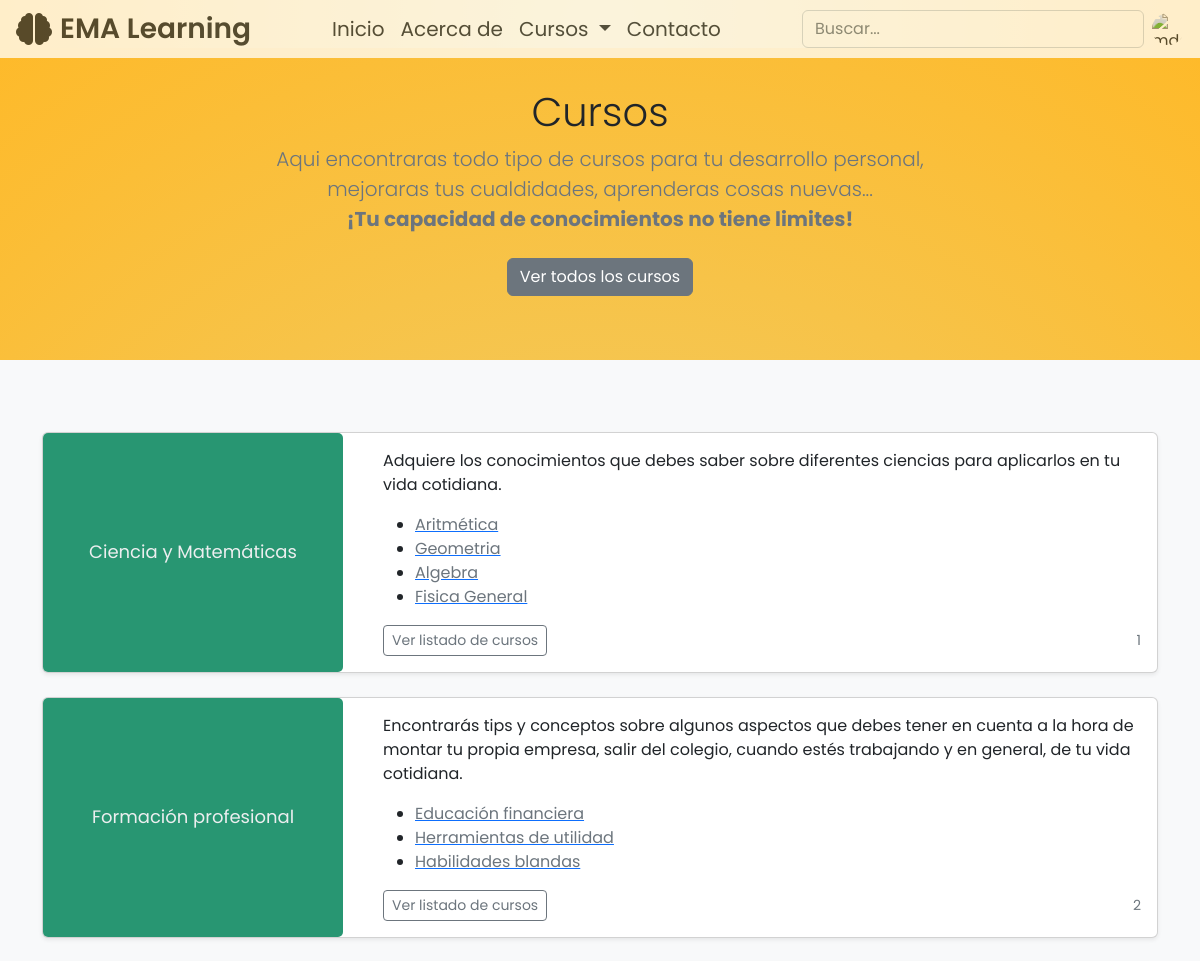
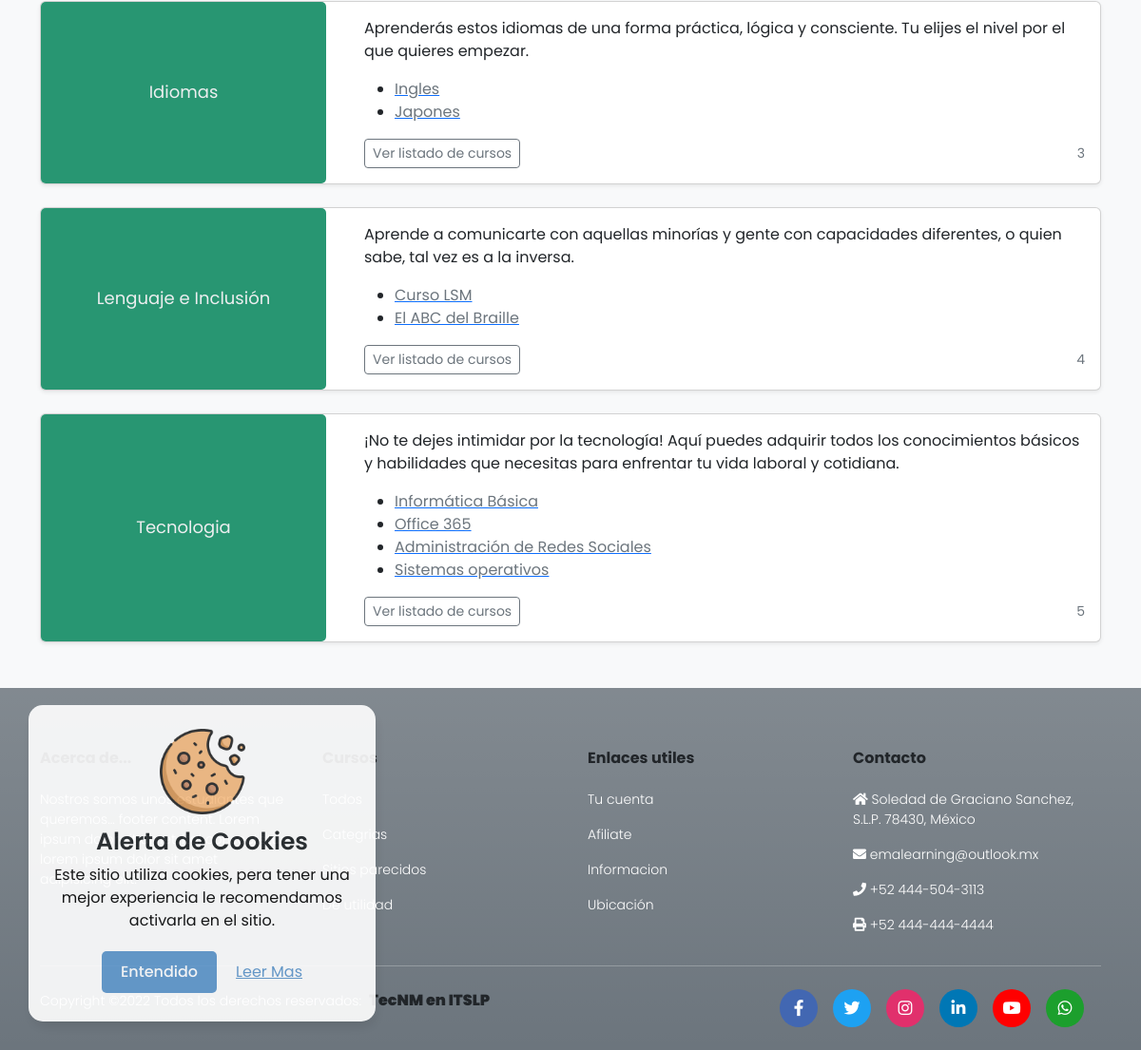
The page /Version_PHP_BOOTSTRAP/categorias.php (signed in) on the database its author committed (2 pictures, top to bottom).
### tables this page shows
CREATE TABLE `categorias` (
  `id` int(11) NOT NULL,
  `categoria` varchar(40) NOT NULL,
  `descripcion` text NOT NULL,
  `imagen` varchar(30) NOT NULL
);

CREATE TABLE `cursos` (
  `id` int(11) NOT NULL,
  `nombre` varchar(40) NOT NULL,
  `categoria` int(30) NOT NULL,
  `descripcion` text NOT NULL,
  `duracion` decimal(6,2) NOT NULL DEFAULT 0.00,
  `precio` decimal(6,2) NOT NULL DEFAULT 0.00,
  `imagen` varchar(1000) NOT NULL,
  `color` varchar(8) NOT NULL
);

### Version_PHP_BOOTSTRAP/categorias.php (the view, shortened to what this page needs)
<?php
 require "php/conexion.php";
 ?>
<!DOCTYPE html>
<html lang="en">
<head>
  <link rel="stylesheet" href="https://cdnjs.cloudflare.com/ajax/libs/font-awesome/5.15.2/css/all.min.css">
  <link href='https://unpkg.com/boxicons@2.1.1/css/boxicons.min.css' rel='stylesheet'>
  <link rel="stylesheet" href="css/bootstrap.min.css">
  <link rel="stylesheet" href="css/style.css">
  <link rel="stylesheet" href="css/header.css">
  <link rel="stylesheet" href="css/cookie.css">
  <link rel="stylesheet" href="https://unpkg.com/aos@next/dist/aos.css" />
</head>
<body>
  <?php
    require "header.php";
    ?>
  <main class="bgc">
    <section class="py-3 text-center container">
      <div class="row py-lg-4">
        <div class="col col-md-8 mx-auto">
          <h1 class="fw-light">Cursos</h1>
          <p class="lead text-muted">Aqui encontraras todo tipo de cursos para tu desarrollo
            personal, mejoraras tus cualdidades, aprenderas cosas nuevas... <br>
            <span class="fw-bold">¡Tu capacidad de conocimientos no tiene limites!</span>
          </p>
          <p>
            <a href="cursos.php" class="btn btn-secondary my-2">Ver todos los  cursos</a>
          </p>
        </div>
      </div>
    </section>
    <div class="album py-5 bg-light">
      <div class="container">
        <div class="col">
          <?php
          $sql = "SELECT * FROM categorias ";
          $query = mysqli_query($conn, $sql);
          foreach ($query as $row) {
          ?>
            <div class="col mt-4">
              <div data-aos="fade-up" class="card shadow-sm">
                <div class="row justify-content-center">
                  <div class="col-auto ">
                    <svg class="bd-placeholder-img card-img" width="300" height="auto" xmlns="http://www.w3.org/2000/svg" role="img" aria-label="Placeholder: Thumbnail" preserveAspectRatio="xMidYMid slice" focusable="false">
                      <title>Placeholder</title>
                      <rect width="100%" height="100%" fill="#289672" /><text x="50%" y="50%" fill="#eceeef" dy=".3em"><?php echo $row['categoria'] ?></text>
                    </svg>
                  </div>
                  <div class="col  ">
                    <div class="card-body ">
                      <p class="card-text"><?php echo $row['descripcion'] ?></p>
                      <ul>
                        <?php
                         $tema = $row['categoria'];
                         $sql_ = "SELECT * FROM categorias INNER JOIN cursos on categorias.id = cursos.categoria WHERE categorias.categoria = '".$tema."'";
                         $query2 = mysqli_query($conn, $sql_);
                         foreach ($query2 as $row2) {
                        ?>
                        <li><a href="/<?php echo $row2['nombre'] ?>.php" target="_blank">
                            <span class="text-muted"><?php echo $row2['nombre'] ?></span>
                          </a></li>
                         <?php } ?>
                      </ul>
                      <div class="d-flex justify-content-between align-items-center">
                        <div class="btn-group">
                          <a href="cursos/<?php echo $row['nombre'] ?>.php"><input class="btn btn-sm btn-outline-secondary" type="button" value="Ver listado de cursos"></a>
                        </div>
                        <small class="text-muted"><?php echo $row['id'] ?></small>
                      </div>
                    </div>
                  </div>
                </div>
              </div>
            </div>
          <?php
          }
          ?>
        </div>
      </div>
    </div>
  </main>
  <?php
    require "footer.php";
    ?>
</body>
</html>

### Version_PHP_BOOTSTRAP/cookie.php (shortened to what this page needs)
<div class="wrapper fixed-bottom">
  <img src="img/galleta.png" alt="">
  <div class="h-content">
    <header>Alerta de Cookies</header>
    <p>Este sitio utiliza cookies, pera tener una mejor experiencia le recomendamos activarla en el sitio.</p>
    <div class="cbuttons">
      <button class="citem">Entendido</button>
      <a href="#" class="citem">Leer Mas</a>
    </div>
  </div>
</div>

### Version_PHP_BOOTSTRAP/header.php (shortened to what this page needs)
<?php session_start();
require 'php/database.php';
if (isset($_SESSION['user_id'])) {
    $records = $conn2->prepare('SELECT * FROM usuarios WHERE id = :id');
    $records->bindParam(':id', $_SESSION['user_id']);
    $records->execute();
    $results = $records->fetch(PDO::FETCH_ASSOC);
    $user = null;
    if (count($results) > 0) {
        $user = $results;
    }
}
?>
<?php require 'cookie.php'; ?>
<main>
    <header class="p-2 opacity-75 bg-white fixed-top" id="menu_1">
        <div class="d-flex flex-wrap px-2 align-items-center justify-content-center
                         col">
            <div class="col-auto">
                <a href="index.php" class="d-flex fw-semibold fs-3 align-items-center mb-0
                                 text-dark text-decoration-none">
                    <i class="fas fa-brain fs-2 pe-2"></i> EMA Learning
                </a>
            </div>
            <div class="col">
                <ul class="nav col-12 col-lg-auto me-lg-auto justify-content-center  fs-5 ">
                    <li><a href="index.php" class="nav-link px-2 py-1 link-dark ">Inicio</a></li>
                    <li><a href="acerca_de.php" class="nav-link px-2 py-1 link-dark ">Acerca de</a></li>
                    <li class="nav-item dropdown link-dark">
                        <a class="nav-link dropdown-toggle px-2 py-1 link-dark" href="#" role="button" data-bs-toggle="dropdown" aria-expanded="false">
                            Cursos
                        </a>
                    </li>
                    <li><a href="acerca_de.php#contacto" class="nav-link px-2 py-1 link-dark ">Contacto</a></li>
                </ul>
            </div>
            <div class="d-flex" style="align-items: center ;">
                <form class="d-flex col-lg-auto   me-2" role="search">
                    <input type="search" class="form-control" placeholder="Buscar..." aria-label="Search">
                </form>
            </div>
            <?php if (!empty($user)) : ?>
                <div class="dropdown text-end">
                    <span class="d-flex link-dark text-decoration-none" data-bs-toggle="dropdown" aria-expanded="false">
                        <img src="<?= $user['foto']; ?>" alt="mdo" width="32" height="32" class="rounded-circle">
                    </span>
                </div>
            <?php endif; ?>
        </div>
    </header>
</main>

### Version_PHP_BOOTSTRAP/footer.php (shortened to what this page needs)
<footer class="bg-secondary bg-gradient text-white pt-5 pb-4">
    <div class="container fw-light">
      <div class="row">
        <div id="acerca-de" class="col-md-3 col-lg-3 col-xl-3 mx-auto mt-3">
          <h6 class="mb-4 text-dark">Acerca de...</h6>
          <p>Nostros somos unos estudiantes que queremos...
            adipisicing elit.</p>
        </div>
        <div class="col mx-auto mt-3 ps-4">
          <h6 class="mb-4  text-dark">Cursos</h6>
          <p><a href="cursos.php" class="text-white" style="text-decoration: none;"> Todos</a></p>
          <p><a href="categorias.php" class="text-white" style="text-decoration: none;"> Categrias</a></p>
          <p><a href="https://edu.gcfglobal.org/es/" class="text-white" style="text-decoration: none;"> Sitios parecidos</a></p>
          <p><a href="https://www.scribbr.es" class="text-white" style="text-decoration: none;"> De utilidad</a></p>
        </div>
        <div class="col mx-auto mt-3">
          <h6 class=" mb-4  text-dark">Enlaces utiles</h6>
          <p><a href="perfil.php" class="text-white" style="text-decoration: none;"> Tu cuenta</a></p>
          <p><a href="unete.php" class="text-white" style="text-decoration: none;"> Afiliate</a></p>
          <p><a href="acerca_de.php" class="text-white" style="text-decoration: none;"> Informacion</a></p>
          <p><a href="acerca_de.php#ubicacion" class="text-white" style="text-decoration: none;"> Ubicación</a></p>
        </div>
        <div class="col-md-4 col-lg-3 col-xl-3 mx-auto mt-3">
          <h6 class=" mb-4 text-dark">Contacto</h6>
          <p> <i class="fas fa-home mr-3"></i> Soledad de Graciano Sanchez, S.L.P. 78430, México </p>
          <p> <i class="fas fa-envelope mr-3"></i> emalearning@outlook.mx </p>
          <p> <i class="fas fa-phone mr-3"></i> +52 444-504-3113 </p>
          <p> <i class="fas fa-print mr-3"></i> +52 444-444-4444 </p>
        </div>
      </div>
      <hr class="mb-4">
      <div class="row align-items-center">
        <div class="col-md-7 col-lg-8 d-flex">
          <p> Copyright ©2022 Todos los derechos reservados:
            <a href="#" style="text-decoration: none;">
              <strong class="text-dark ps-1">
                <h6>TecNM en ITSLP</h6>
              </strong>
            </a>
          </p>
        </div>
        <div class="col-md-5 col-lg-4">
          <div class="text-md-right">
            <div class="top">
              <div class="media-icons justify-content-center">
                <a href="#"><i class="fab fa-facebook-f"></i></a>
                <a href="#"><i class="fab fa-twitter"></i></a>
                <a href="#"><i class="fab fa-instagram"></i></a>
                <a href="#"><i class="fab fa-linkedin-in"></i></a>
                <a href="#"><i class="fab fa-youtube"></i></a>
                <a href="#"><i class='fab fa-whatsapp'></i></a
              </div>
            </div>
          </div>
        </div>
      </div>
    </div>
  </footer>

### Version_PHP_BOOTSTRAP/categorias.php (style rules this page uses)
.bgc { background: rgb(237, 208, 115); background: radial-gradient(circle, rgba(237, 208, 115, 1) 0%, rgba(254, 186, 42, 1) 100%); }
.bd-placeholder-img { font-size: 1.125rem; text-anchor: middle; -webkit-user-select: none; -moz-user-select: none; user-select: none; }

### rows shown on the page
categorias: categoria "Ciencia y Matemáticas", descripcion "Adquiere los conocimientos que debes saber sobre diferentes ciencias para aplicarlos en tu vida cotidiana.", id "1"
cursos: nombre "Aritmética"
cursos: nombre "Geometria"
cursos: nombre "Algebra"
cursos: nombre "Fisica General"
categorias: categoria "Formación profesional", descripcion "Encontrarás tips y conceptos sobre algunos aspectos que debes tener en cuenta a la hora de montar tu propia empresa, salir del colegio, cuando estés trabajando y en general, de tu vida cotidiana.", id "2"
cursos: nombre "Educación financiera"
cursos: nombre "Herramientas de utilidad"
cursos: nombre "Habilidades blandas"
categorias: categoria "Idiomas", descripcion "Aprenderás estos idiomas de una forma práctica, lógica y consciente. Tu elijes el nivel por el que quieres empezar.", id "3"
cursos: nombre "Ingles"
cursos: nombre "Japones"
categorias: categoria "Lenguaje e Inclusión", descripcion "Aprende a comunicarte con aquellas minorías y gente con capacidades diferentes, o quien sabe, tal vez es a la inversa.", id "4"
cursos: nombre "Curso LSM"
cursos: nombre "El ABC del Braille"
categorias: categoria "Tecnologia", descripcion "¡No te dejes intimidar por la tecnología! Aquí puedes adquirir todos los conocimientos básicos y habilidades que necesitas para enfrentar tu vida laboral y cotidiana.", id "5"
cursos: nombre "Informática Básica"
cursos: nombre "Office 365"
cursos: nombre "Administración de Redes Sociales"
cursos: nombre "Sistemas operativos"
